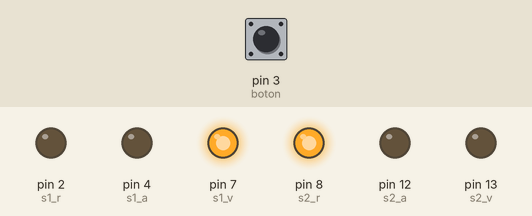
A sketch run on a simulated Arduino Uno, built with avr-gcc and run on an emulated ATmega328P. Shown: output pins drawn as LEDs (lit = HIGH). Dashed ring = blinking. The test bench sets the inputs (shaded band); at power-on: pin 3 (boton) LOW.

Above: at 1.2 s.
1.3 s: pin 3 (boton) pulled HIGH for 0.15 s
At 2.42 s:
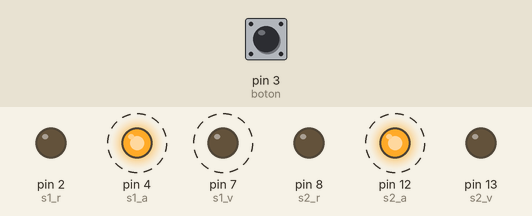
4.3 s: pin 3 (boton) pulled HIGH for 1 s
At 6.4 s:
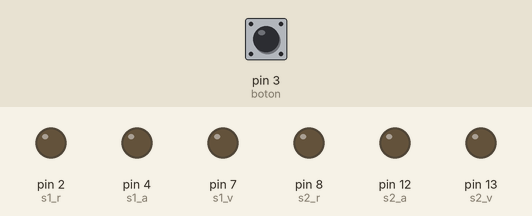
7.3 s: pin 3 (boton) pulled HIGH for 3.2 s
At 10.2 s:
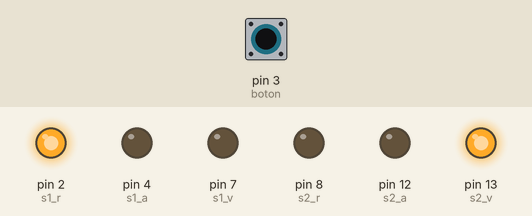
Timing chart, 0 to 13.0 s (numbered marks = the images above; inputs shaded):
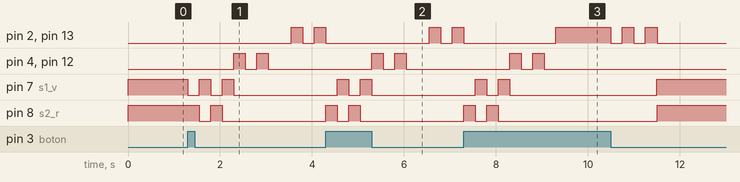

The sketch:

cruce-semaforo-boton.ino
```cpp
// SEMAFORO 1
int s1_r = 2; //se define el valor del pin para el led rojo
int s1_a = 4; //se define el valor del pin para el led amarillo
int s1_v = 7; //se define el valor del pin para el led verde
// SEMAFORO 2
int s2_r = 8; //se define el valor del pin para el led rojo
int s2_a = 12; //se define el valor del pin para el led amarillo
int s2_v = 13; //se define el valor del pin para el led verde
// boton
int boton = 3; //se define el valor del pin para el boton
int estado_boton = 0; // variable para guardar el estado del boton

void setup() {
//pines correspondientes al semáforo uno y dos, se declaran los pines de
//cada semáforo como salid
pinMode(s1_r,OUTPUT); //led rojo del semaforo 1
pinMode(s1_a,OUTPUT); //led amarillo del semaforo 1
pinMode(s1_v,OUTPUT);//led verde del semaforo 1
pinMode(s2_r,OUTPUT); //led rojo del semaforo 2
pinMode(s2_a,OUTPUT);//led amarillo del semaforo 2
pinMode(s2_v,OUTPUT);//led verde del semaforo 2
pinMode(boton, INPUT); // botón
}
void loop() {
  estado_boton = digitalRead(boton);//aqui se guardará si el estado del botón, si se presiona o se deja de presionar
  digitalWrite(s1_v,HIGH); //se enciende led verde en semáforo 1
  digitalWrite(s2_r, HIGH); // se enciende led rojo en semaforo 2


if (estado_boton == HIGH){// si el botón está presionado
  digitalWrite(s1_v,LOW);//comienza parpadeo de luz verde en semáforo 1
  digitalWrite(s2_r, HIGH); //comienza parpedo de luz roja en semaforo 2
  delay(250); //esperamos 0.25 segundos
  digitalWrite(s1_v, HIGH); //parpadeo de luz verde en semáforo 1
  digitalWrite(s2_r, LOW); //parpadeo de luz roja en semaforo 2
  delay(250); //esperamos 0.25 segundos
  digitalWrite(s1_v,LOW); //parpadeo de luz verde en semáforo 1
  digitalWrite(s2_r,HIGH);//parpadeo de luz roja en semaforo 2
  delay(250); //esperamos 0.25 segundos
  digitalWrite(s1_v, HIGH); //parpadeo de luz verde en semáforo 1
  digitalWrite(s2_r,LOW); // parpadeo de luz roja en semaforo 2
  delay(250); //esperamos 0.25 segundos
  digitalWrite(s1_v,LOW); //apagado de luz verde en semáforo 1
  //encendido de led amarillo en semáforo 1
  digitalWrite(s1_a, HIGH);//se enciende luz amarilla en semáforo 1
  digitalWrite(s2_a, HIGH);//se enciende luz amarilla en semáforo 2
  delay(250); // esperamos 0.25 segundos
  digitalWrite(s1_a,LOW); //se apaga luz amarilla en semáforo 1
  digitalWrite(s2_a, LOW); // se apaga luz amarilla en semáforo 2
  delay(250); // esperamos 0.25 segundos
  digitalWrite(s1_a, HIGH); //se enciende luz amarilla en semáforo 1
  digitalWrite(s2_a, HIGH);//se enciende luz amarilla en semáforo 2
  delay(250);// esperamos 0.25 segundos
  digitalWrite(s1_a,LOW);//se apaga luz amarilla en semáforo 1
  digitalWrite(s2_a, LOW);// se apaga luz amarilla en semáforo 2
  delay(250);// esperamos 0.25 segundos
  // encendido de led rojo en semaforo 1
  digitalWrite(s1_r,HIGH); //se enciende led rojo en semáforo 1
  digitalWrite(s2_v, HIGH); // se enciende led verde en semaforo 2
  ///////
  while (digitalRead(boton)== HIGH){//esto si se deja de presionar el botón

  }
  digitalWrite(s1_r, LOW);//semaforo 1 rojo apaga
  digitalWrite(s2_v, LOW);//semaforo 2 verde apaga
  delay(250);// esperamos 0.25 segundos
  digitalWrite(s1_r, HIGH);//semaforo 1 rojo prende
  digitalWrite(s2_v, HIGH);//semaforo 2 verde prende
  delay(250);// esperamos 0.25 segundos
  digitalWrite(s1_r, LOW);//semaforo 1 rojo apaga
  digitalWrite(s2_v, LOW);//semaforo 2 verde apaga
  delay(250);// esperamos 0.25 segundos
  digitalWrite(s1_r, HIGH);//semaforo 1 rojo prende
  digitalWrite(s2_v,HIGH);// semaforo 2 verde prende
  delay(250);// esperamos 0.25 segundos
  digitalWrite(s1_v, HIGH);// se enciende semaforo 1 verde
  digitalWrite(s1_r,LOW);// se apaga semaforo 1 rojo
  digitalWrite(s2_r, HIGH);//se enciende semaforo 2 rojo
  digitalWrite(s2_v, LOW);//se apaga semaforo 2 verde
  }
}
```

Measured:
- after the input at 1.3 s, pin 2 (s1_r): LOW → HIGH after 2.3 s, → LOW 0.25 s later, → HIGH 0.25 s later; pin 4 (s1_a): alternates HIGH for 0.25 s and LOW for 0.25 s, 4 changes in all, then stays LOW, starting after 1.0 s
- after the input at 4.3 s, pin 4 (s1_a), pin 12 (s2_a): alternates HIGH for 0.25 s and LOW for 0.25 s, 4 changes in all, then stays LOW, starting after 1.0 s
- after the input at 7.3 s, pin 4 (s1_a), pin 12 (s2_a): alternates HIGH for 0.25 s and LOW for 0.25 s, 4 changes in all, then stays LOW, starting after 1.0 s
